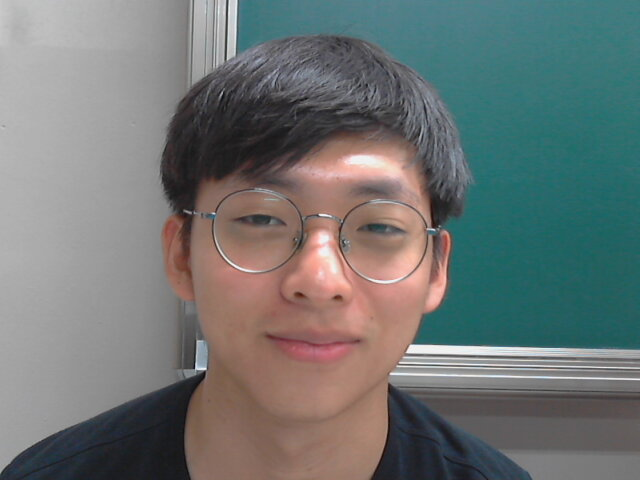
#> input picture pic/2019-09-03-202043.jpg, 640 x 480 px, given in place of the camera
$ python Facial_Recognition_Part1.py
#> lines starting #> are read from the running program, lines starting #| are printed output that depends on the picture; after the words box and inside, x2 and y2 are one past the last pixel; in counts of white or black regions, pixels touching at a corner belong together
"""
==================================================
|             Extract Training Data              |
==================================================
"""

import os
import cv2
import numpy as np

# NOTE `cv2.CascadeClassifier`: load a classifier from a file "./haarcascade_frontalface_default.xml" which only detects frontal face.
face_classifier = cv2.CascadeClassifier('./haarcascade_frontalface_default.xml')


# SECTION Function`face_extractor`: pass the argument to `img` and detect the frontal face.
def face_extractor(img):

    """
    > `cv2.cvtColor`: converts RGB format `img` to greyscale
    > `detectMultiScale()`: pass grayscaled `img` and detect frontal face based on classifier from a file; returns [x,y,w,h].
        * scaleFactor = 1.3 - how much the image is reduced at each image scale.
        * minNeighbors = 5  - how many neighbors each candidate rectangle should have to retain it to eliminate False detection; refer to kNN.
    """
    gray = cv2.cvtColor(img,cv2.COLOR_BGR2GRAY)          # although does not convert actual video screenshot, but maybe used for faster computation?
    faces = face_classifier.detectMultiScale(gray,1.3,5) # reduce the scale by `img`/1.3 pixel and detected as True when there's five neighbors.

    # if none face is detected returns nothing, ending the function early.
    # else when face is detected, proceed to next function statement.
    if faces is ():
        return None

    # Assign data from faces literally to variable of x, y, w, h and use it crop the face out from `img` using numpy.
    for (x,y,w,h) in faces:
        cropped_face = img[y:y+h, x:x+w]

    # return cropped face from `img`.
    return cropped_face


# SECTION Loop for activation and usage of function `face_extractor` to extract facial sample.
cap = cv2.VideoCapture(0)   # Activate video capturing device such as webcam.
count = 0                   # Counts how many screenshot of the video was captured.

while True:
    ret, frame = cap.read() # `ret` is boolean True when capture is successful in spite of facial detection. Frame contains screenshot image data.
#> frame is the input picture: shape (480, 640, 3); mean B, G, R 115.7, 117.1, 110.8

    # If computer detects object that deems as "face" according to the cascade classifier...
    if face_extractor(frame) is not None:
#> in face_extractor, `gray = cv2.cvtColor(img,cv2.COLOR_BGR2GRAY)`:
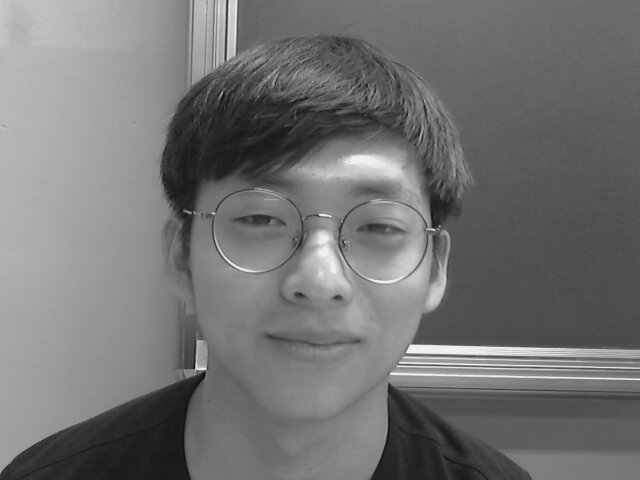
#> gray: shape (480, 640); min 10, max 250, mean 115.1
#> in face_extractor, `faces = face_classifier.detectMultiScale(gray,1.3,5) # reduce the scal..`: faces = [[159, 106, 309, 309]]
#> the loop in face_extractor, `for (x,y,w,h) in faces:` made 1 pass
#> pass 1, in face_extractor, `cropped_face = img[y:y+h, x:x+w]`:
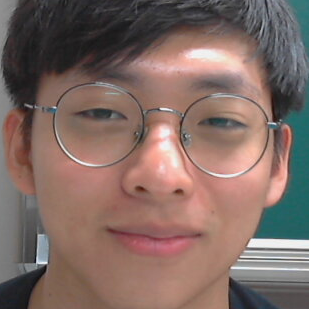
#> cropped_face: shape (309, 309, 3); mean B, G, R 100, 106.5, 128.8
        count+=1   # increase counter as face is detected.
#> count = 1

        # normalize the frontal face samples and greyscale them.
        face = cv2.resize(face_extractor(frame),(200,200))
#> the loop in face_extractor (call 2), `for (x,y,w,h) in faces:` made 1 pass
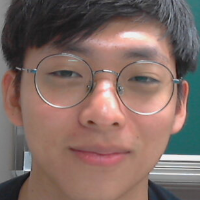
#> face: shape (200, 200, 3); mean B, G, R 99.9, 106.4, 128.7
        face = cv2.cvtColor(face, cv2.COLOR_BGR2GRAY)
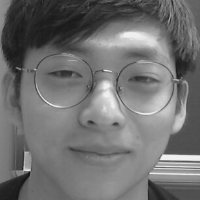
#> face: shape (200, 200); min 18, max 244, mean 112.4

        # save the frontal face sample under the following path.
        if not os.path.exists("faces"):   # if the path does not exist,
            os.mkdir("faces")             # then create the `./faces/` directory.
        file_name_path = './faces/user'+str(count)+'.jpg'
#> file_name_path = './faces/user1.jpg'
        cv2.imwrite(file_name_path,face)

        # visualize the sample counter under the window name "Face Cropper" showing "face" image.
        cv2.putText(face,str(count),(50,50),cv2.FONT_HERSHEY_COMPLEX,1,(0,255,0),2)
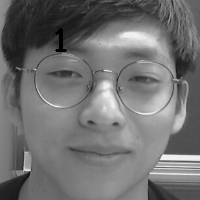
#> face: shape (200, 200); 0.31% of pixels changed, all inside (x1, y1, x2, y2) = (55, 28, 67, 52)
        cv2.imshow('Face Cropper',face)

    # If no face detected via returned value of "None"...
    else:
        print("Face not Found")
        pass

    # "cv2.waitKey(1)": returns the pressed key after specified delayed ms time; if 0ms means wait for a key event infinitely.
    # End the screenshot when acquired 100 images or pressed Enter button.
    if cv2.waitKey(1)==13 or count==100:
#> (key Esc is pressed here)
        break

cap.release()              # Close the video capture device.
cv2.destroyAllWindows()    # Destroys all of the opened HighGUI windows.
print('Colleting Samples Complete!!!')

$ run again, on pic/user.jpg
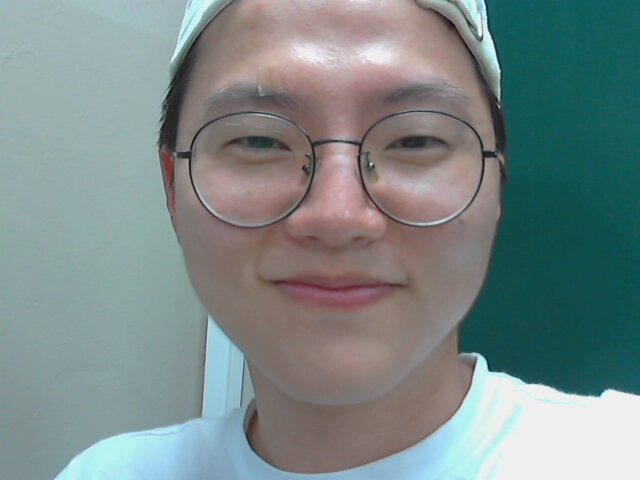
#> input picture pic/user.jpg, 640 x 480 px, given in place of the camera
#> frame is the input picture: shape (480, 640, 3); mean B, G, R 136.6, 137.2, 122.7
#> in face_extractor, `gray = cv2.cvtColor(img,cv2.COLOR_BGR2GRAY)`:
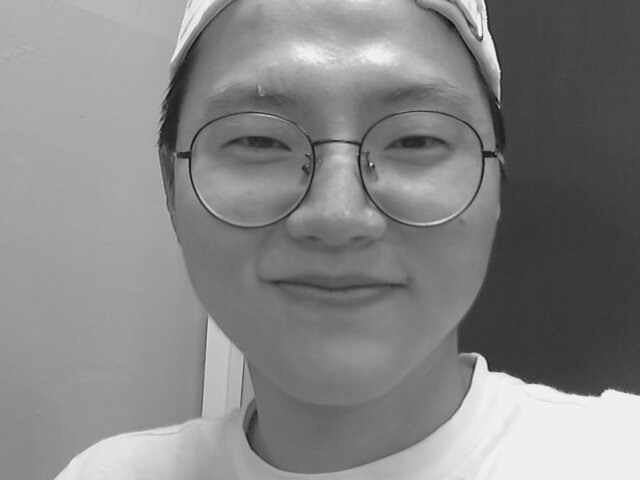
#> gray: shape (480, 640); min 6, max 250, mean 132.8
#> faces = [[174, 24, 331, 331]]
#> the loop in face_extractor, `for (x,y,w,h) in faces:` made 1 pass
#> count = 1
#> the loop in face_extractor (call 2), `for (x,y,w,h) in faces:` made 1 pass
#> file_name_path = './faces/user1.jpg'
#> `cv2.putText(face,str(count),(50,50),cv2.FONT_HERSHEY_COMPLEX,1,(0,255,..`:
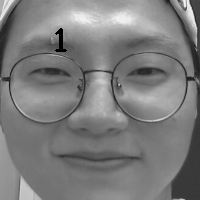
#> face: shape (200, 200); min 0, max 243, mean 124.2
